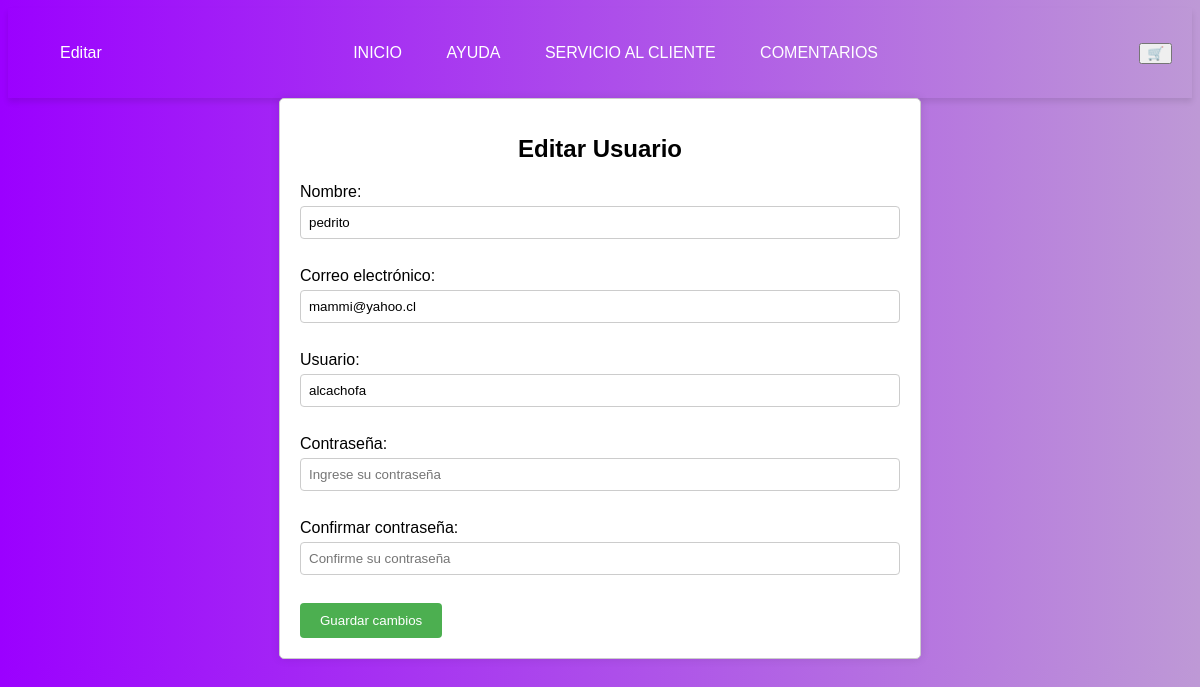
Screenshot of /editar/1/ with the database file from the repository.
### Febati_APP_85/models.py (models this page shows, shortened)
class Usuario(models.Model):
    id = models.AutoField(primary_key=True)
    nombre = models.CharField(max_length=20, blank=True, null=True)
    correo = models.EmailField(unique=True, max_length=100, blank=True, null=True)
    usuario = models.CharField(max_length=14, blank=True, null=True)
    contraseña = models.CharField(max_length=16, blank=True, null=True)

### Febati_APP_85/views.py (the view, shortened to what this page needs)
# urls.py: path('editar/<int:pk>/', EditUserView.as_view(), name='editar_usuario'),
class EditUserView(View):
    def get(self, request, pk):
        usuario = get_object_or_404(Usuario, pk=pk)
        return render(request, "editar_usuario.html", {"usuario": usuario})

### Febati_APP_85/Templates/editar_usuario.html (shortened to what this page needs)
<!DOCTYPE html>
{% load static %}
<html lang="es">
<head>
    <link rel="stylesheet" href="{% static 'Styles/Diseño_ER_85.css' %}">
</head>
<body>
    <header class="d-flex justify-content-between align-items-center">
        <nav id="PANEL">
            <li><a href="/lista">Editar</a></li>
        </nav>
        <nav id="PANEL">
            <ul>
                <li><a href="../Principal_85/Estructura_PL_85.html">INICIO</a></li>
                <li><a href="../Ayuda_85/Estructura_AA_85.html">AYUDA</a></li>
                <li><a href="/SE/">SERVICIO AL CLIENTE</a></li>
                <li><a href="/CS/">COMENTARIOS</a></li>
            </ul>
        </nav>
    <a href="../Carrito_85/Estructura_CO_85.html"><button type="button" class="btn btn-outline-light">🛒</button></a>
    </header>
 <div class="container">
    <div class="container-form">
        <h1>Editar Usuario</h1>
        <form method="POST">
            <label for="nombre">Nombre:</label>
            <input type="text" id="nombre" name="nombre" value="{{ usuario.nombre }}" autofocus placeholder="Ingrese su nombre completo">
            <br><br>
            <label for="correo">Correo electrónico:</label>
            <input type="email" id="correo" name="correo" value="{{ usuario.correo }}" placeholder="Ingrese su correo electrónico">
            <br><br>
            <label for="usuario">Usuario:</label>
            <input type="text" id="usuario" name="usuario" value="{{ usuario.usuario }}" placeholder="Ingrese su nombre de usuario">
            <br><br>
            <label for="contrasena">Contraseña:</label>
            <input type="password" id="contrasena" name="contrasena" placeholder="Ingrese su contraseña">
            <br><br>
            <label for="confirmar_contrasena">Confirmar contraseña:</label>
            <input type="password" id="confirmar_contrasena" name="confirmar_contrasena" placeholder="Confirme su contraseña">
            <br><br>
            <button type="submit" class="btn btn-primary">Guardar cambios</button>
        </form>
    </div>
 </div>
</body>
</html>

### Febati_APP_85/static/Styles/Diseño_ER_85.css (style rules this page uses)
body { font-family: Arial, sans-serif; background: rgb(155,0,255); background: linear-gradient(90deg, rgba(155,0,255,1) 0%, rgba(190,153,214,1) 100%); }
header { display: flex; justify-content: space-between; align-items: center; background-color: transparent; color: transparent; padding: 20px; box-shadow: 0 4px 6px #0000001a; }
nav ul { list-style-type: none; padding: 0; }
nav ul li { display: inline; margin-right: 20px; }
nav ul li a { color: #fff; text-decoration: none; }
#PANEL a { text-decoration: none; color: #ffffff; padding: 5px 10px; border-radius: 5px; transition: background-color 0.3s, color 0.3s; }
.container { max-width: 600px; margin: 0 auto; padding: 20px; background-color: #fff; border: 1px solid #ccc; border-radius: 5px; box-shadow: 0 0 10px rgba(0, 0, 0, 0.1); }
.container h1 { font-size: 24px; margin-bottom: 20px; text-align: center; }
.container-form label { display: block; margin-bottom: 5px; }
.container-form input[type=text], .container-form input[type=email], .container-form input[type=password] { width: 100%; padding: 8px; margin-bottom: 10px; border: 1px solid #ccc; border-radius: 4px; box-sizing: border-box; }
.container-form button { background-color: #4CAF50; color: white; padding: 10px 20px; border: none; border-radius: 4px; cursor: pointer; }

### rows the page displays
Usuario: nombre "pedrito", correo "mammi@yahoo.cl", usuario "alcachofa"
